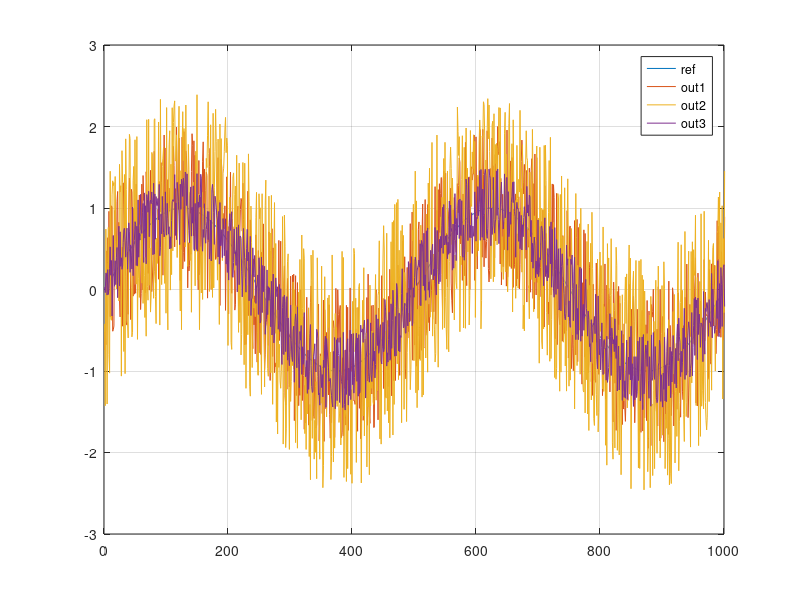
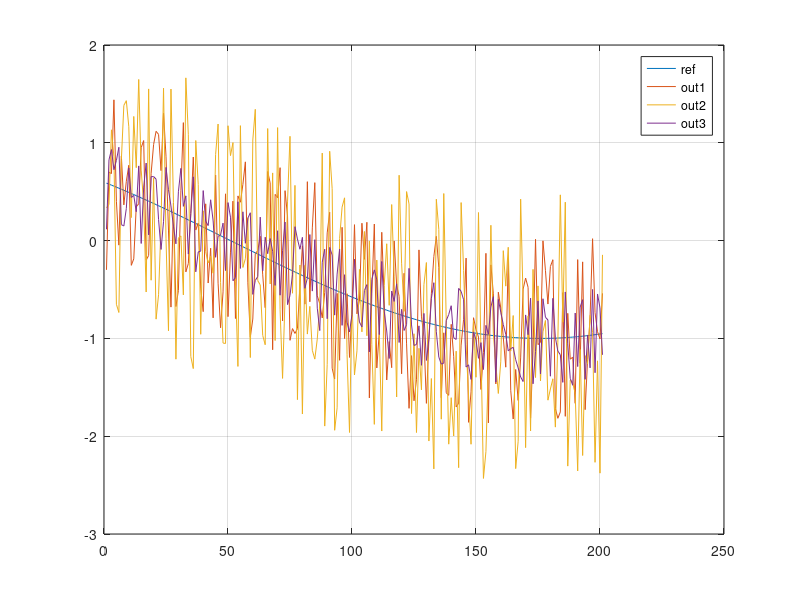

MATLAB code to generate these figures, in order:
t_stp = 0.001;
t_sim = 0:t_stp:1;
freq = 2;
noise_1 = rand(size(t_sim)) .* 2;
noise_2 = rand(size(t_sim)) .* 3;
noise_3 = rand(size(t_sim)) .* 1;
x_sim = sin(2 * pi * t_sim * freq);


n_sim_1 = x_sim + noise_1 - mean(noise_1);
n_sim_2 = x_sim + noise_2 - mean(noise_2);
n_sim_3 = x_sim + noise_3 - mean(noise_3);
t_point = ((t_sim >= 0.2) & (t_sim <= 0.4));

n_dat_0 = x_sim(t_point);
n_dat_1 = n_sim_1(t_point);
n_dat_2 = n_sim_2(t_point);
n_dat_3 = n_sim_3(t_point);

error_1 = sum(abs(n_dat_0 - n_dat_1));
error_2 = sum(abs(n_dat_0 - n_dat_2));
error_3 = sum(abs(n_dat_0 - n_dat_3));

error_exp = [1, error_1;2, error_2; 3, error_3]
error_srt = sortrows(error_exp, 2)

figure(1)
plot(x_sim); hold on; grid on;
plot(n_sim_1);
plot(n_sim_2);
plot(n_sim_3); hold off;
legend('ref', 'out1', 'out2', 'out3')
xlim([0, 1000]);

figure(11)
plot(n_dat_0); hold on; grid on;
plot(n_dat_1);
plot(n_dat_2);
plot(n_dat_3); hold off;
legend('ref', 'out1', 'out2', 'out3')